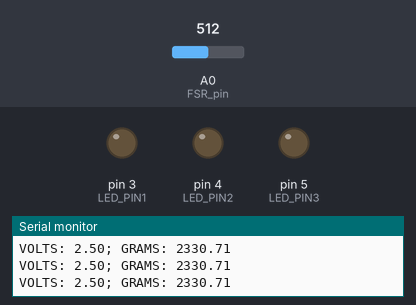
Bench run of a sketch on a simulated Arduino Uno, built with avr-gcc and run on an emulated ATmega328P. Shown: output pins drawn as LEDs (lit = HIGH), the last lines printed to the serial monitor. Inputs (shaded band) come from the test bench; at power-on: A0 (FSR_pin) = 512.

Above: at 1.2 s.
1.3 s: A0 (FSR_pin) set to 739
2.8 s: A0 (FSR_pin) set to 759
At 3.5 s:
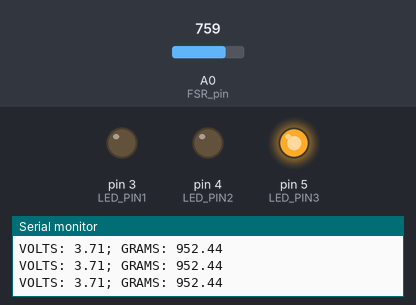
4.4 s: A0 (FSR_pin) set to 780
7.4 s: A0 (FSR_pin) set to 802
At 8.2 s:
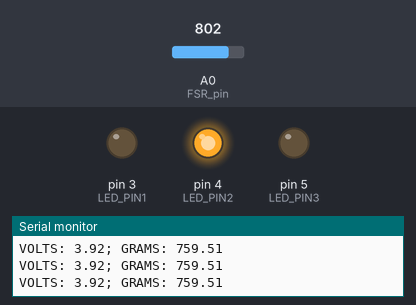
9.0 s: A0 (FSR_pin) set to 903
10.5 s: A0 (FSR_pin) set to 925
At 12.0 s:
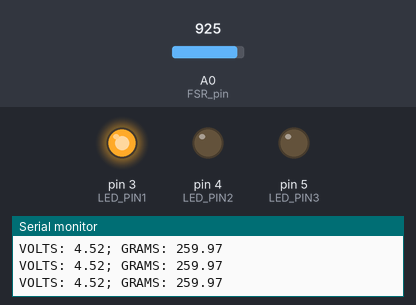
Timing chart, 0 to 13.1 s (numbered marks = the images above; inputs shaded):
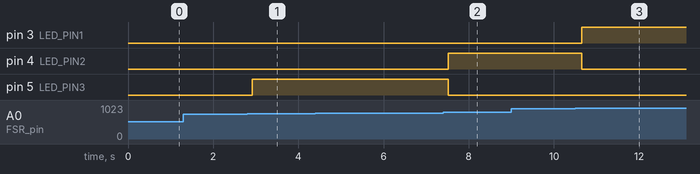

The sketch:

main.ino
```cpp
#define LED_PIN1 3
#define LED_PIN2 4
#define LED_PIN3 5

int FSR_pin = A0;    // select the input pin for the potentiometer
int avg_size = 10; // number of analog readings to average
float R_0 = 220.0; // known resistor value in [Ohms]
float Vcc = 5.0; // supply voltage
int val1 = 300; // bound for led
int val2 = 800; // bound for led

void setup() {
  Serial.begin(9600);
  pinMode(LED_PIN1, OUTPUT);
  pinMode(LED_PIN2, OUTPUT);
  pinMode(LED_PIN3, OUTPUT);
  digitalWrite(LED_PIN1, LOW);
  digitalWrite(LED_PIN2, LOW);
  digitalWrite(LED_PIN3, LOW);
}

void loop() {
  float sum_val = 0.0; // variable for storing sum used for averaging
  float R_FSR;
  for (int ii=0;ii<avg_size;ii++){
    sum_val+=(analogRead(FSR_pin)*(5/1023.0)); // sum
    delay(10);
  }
  sum_val/=avg_size; // take average

  float grams = 5567 - (3501 * log(sum_val)) - 24.94; // equation for converting volts to grams
  if (sum_val == 5.00) {
    grams = 0;
  }
  Serial.print("VOLTS: " + String(sum_val));
  Serial.println("; GRAMS: " + String(grams));
  delay(10);

  // leds
  if (grams <= val1 and grams > 30) {
    digitalWrite(LED_PIN1, HIGH);
    digitalWrite(LED_PIN2, LOW);
    digitalWrite(LED_PIN3, LOW);
  }

  if (grams <= val2 and grams > val1) {
    digitalWrite(LED_PIN1, LOW);
    digitalWrite(LED_PIN2, HIGH);
    digitalWrite(LED_PIN3, LOW);
  }

  if (grams <= 1000 and grams > val2) {
    digitalWrite(LED_PIN1, LOW);
    digitalWrite(LED_PIN2, LOW);
    digitalWrite(LED_PIN3, HIGH);
  }
}
```

Measured:
- the behaviour switches between 748 and 749 on A0 (FSR_pin) (found by bisection; images 0 and 1)
- the behaviour switches between 792 and 793 on A0 (FSR_pin) (found by bisection; images 1 and 2)
- the behaviour switches between 914 and 915 on A0 (FSR_pin) (found by bisection; images 2 and 3)
- after the input at 2.8 s, pin 5 (LED_PIN3): LOW → HIGH after 0.12 s
- after the input at 7.4 s, pin 4 (LED_PIN2): LOW → HIGH after 0.11 s; pin 5 (LED_PIN3): HIGH → LOW after 0.11 s
- after the input at 10.5 s, pin 3 (LED_PIN1): LOW → HIGH after 0.16 s; pin 4 (LED_PIN2): HIGH → LOW after 0.16 s
